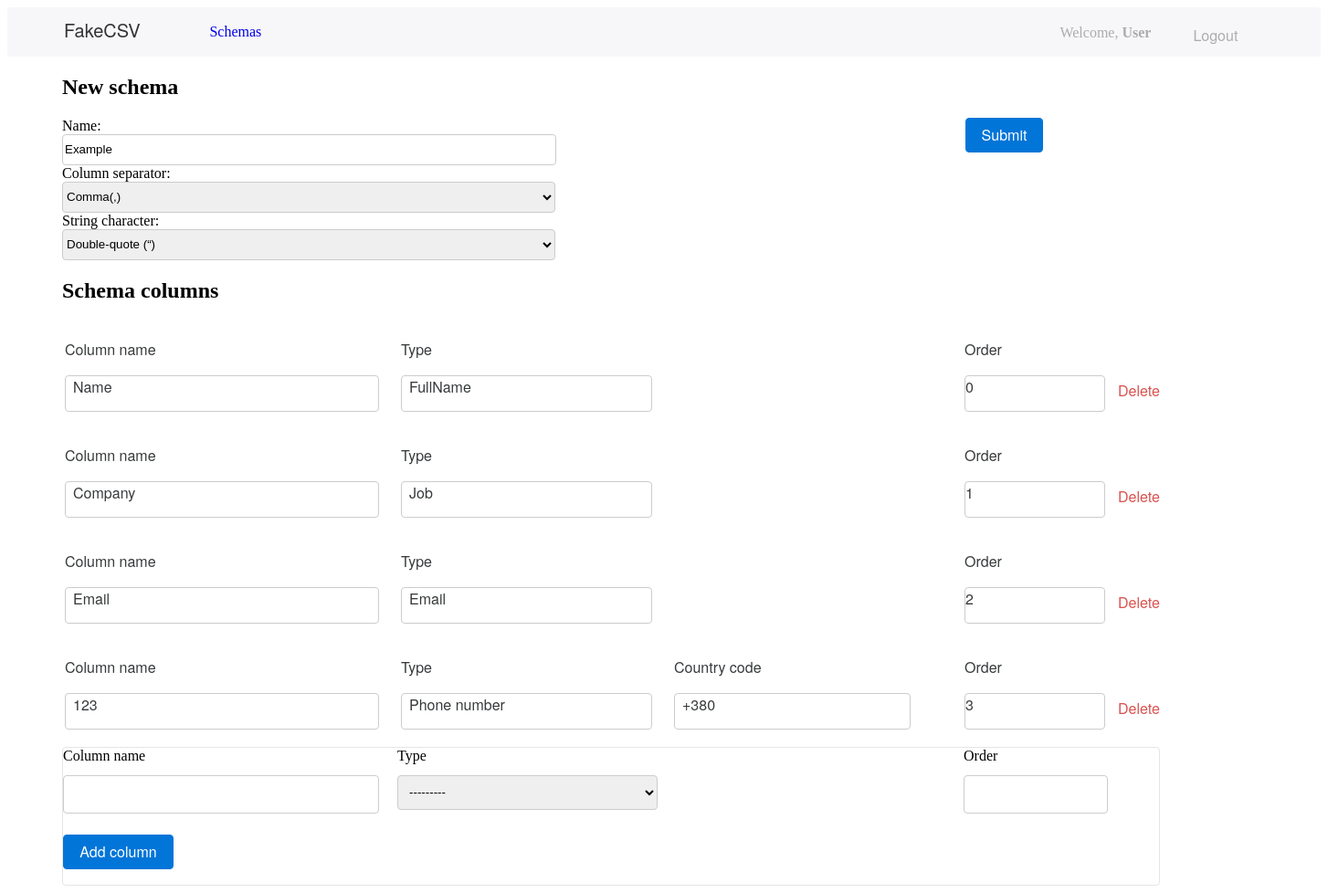
Screenshot of /3/edit/ (signed in) with the database file from the repository.
### app/models.py (models this page shows, shortened)
class Schema(models.Model):
    schema_id = models.AutoField(primary_key=True)
    schema_user = models.ForeignKey(User, on_delete=models.CASCADE, related_name="schema_user")
    schema_name = models.TextField(max_length=128, verbose_name="Name")
    schema_column_separator = models.IntegerField(choices=SEPARATOR, default=0, verbose_name="Column separator")
    schema_string_character = models.IntegerField(choices=STRING_CHARACTER, default=0, verbose_name="String character")
    schema_columns = models.ManyToManyField(SchemaColumn, related_name="schema_columns")
    schema_last_modified = models.DateField(verbose_name="Modified", auto_now=True)
    @staticmethod
    def get_by_id(schema_id):
        return Schema.objects.filter(schema_id=schema_id).first()

class SchemaColumn(models.Model):
    column_id = models.AutoField(primary_key=True)
    column_name = models.TextField(max_length=128, verbose_name="Column name")
    column_type = models.ForeignKey(TypeOfData, on_delete=models.DO_NOTHING, verbose_name="Type",
                                    related_name="column_type")
    column_specific = models.TextField(max_length=64, null=True, blank=True)
    column_order = models.IntegerField(verbose_name="Order")
    class Meta:
        ordering = ["column_order"]
    def to_dict(self):
        return {
            "name": self.column_name,
            "type": self.column_type,
            "specific": self.column_specific,
            "order": self.column_order,
        }

class TypeOfData(models.Model):
    type_id = models.AutoField(primary_key=True)
    type_name = models.TextField(max_length=64, verbose_name="Type", unique=True)
    type_specific = models.IntegerField(choices=SPECIFICATOR, default=None, null=True, blank=True)
    def __str__(self):
        return f"{self.type_name}"
    def __repr__(self):
        return f"{self.__class__.__name__}({self.type_id})"

### app/views.py (the view, shortened to what this page needs)
# urls.py: re_path(r"^(?P<schema_id>\d+)/edit/", views.create_schema,name="edit")
@login_required(login_url="/login/")
@csrf_exempt
def create_schema(request, schema_id=None):
    schema_id = schema_id or request.session.get("schema_id")
    schema = Schema.get_by_id(schema_id)
    if not schema:
        schema = Schema.create(request.user, "New schema", 0, 0)
        request.session["schema_id"] = schema.schema_id
    schema_form = SchemaForm(instance=schema)
    empty_column_form = SchemaColumnForm()
    for cl in schema.schema_columns.all():
        print(cl.to_dict())
        print(cl.column_type in [4,5])
    context = {
        "schema_form": schema_form,
        "empty_column_form": empty_column_form,
        "columns": schema.schema_columns.all(),
    }
    return render(request, "add.html", context)

### app/forms.py
class SchemaForm(forms.ModelForm):
    class Meta:
        model = Schema
        fields = ["schema_name", "schema_column_separator", "schema_string_character",]
        widgets = {
            'schema_name': forms.TextInput(),
        }

class SchemaColumnForm(forms.ModelForm):
    class Meta:
        model = SchemaColumn
        fields = ("column_name","column_type","column_order")
        widgets = {
            'column_name': forms.TextInput( attrs={"class":"content__add-form-name"}),
            'column_type': forms.Select(attrs={"class":"content__add-form-type"}),
            'column_order': forms.NumberInput(attrs={"class":"content__add-form-order"})
        }

### template/add.html (shortened to what this page needs)
{% extends "base.html" %}
{% block content %}
<div class="content_add">
  <h2 class="content__add-label">New schema</h2>
  <form class="content__add-schemaform" method="POST">
      <div>
        {{ schema_form }}
      </div>
      <button class="content__add-schemaform-button" type="submit">Submit</button>
  </form>
  <h2 class="content__add-label"> Schema columns </h2>
    <table id="id_columns_table" class="content__add-table">
      {% for column in columns  %}
      <tr class="content__add-tr">
        <td class="content__add-td">
            <p>Column name</p>
            <p class="content__add-name">{{column.column_name }}</p>
        </td>
        <td class="content__add-td">
          <p>Type</p>
          <p class="content__add-type">{{ column.column_type }}</p>
        </td>
        <td  class="content__add-specific-block">
            {%if column.column_type.type_name == "Phone number"%}
              <p>Country code</p>
              <p class="content__add-specific">{{column.column_specific}}</p>
            {% elif column.column_type.type_name == "Integer" %}
            <p>Range</p>
            <p class="content__add-specific">{{column.column_specific}}</p>
            {% endif %}
        </td>
        <td class="content__add-td">
          <p>Order</p>
          <p class="content__add-order">{{column.column_order }}</p>
        </td>
        <td class="content__add-link-block">
          <form id="id_delete_form_{{column.column_id}}" method="POST">
            <a href="#" onclick="submitForm('{{column.column_id}}')" class="content__add-link" >Delete</a>
          </form>
        </td>
      </tr>
      {% endfor %}
    </table>
  <form id="id_column_form" class="content__add-last_form"  method="POST">
      <div class="content__add-last_form_conteiner" >
        <div class="content__add-blocks">
          {{ empty_column_form.column_name.label }}
          {{ empty_column_form.column_name }}
        </div>
        <div class="content__add-blocks">
          {{ empty_column_form.column_type.label }}
          {{ empty_column_form.column_type }}
        </div>
        <div class="content__add-specific-form-block">
        </div>
        <div class="content__add-blocks">
          {{ empty_column_form.column_order.label }}
          {{ empty_column_form.column_order }}
        </div>
      </div>
      <button class="content__add-form-button" type="submit" onclick="addRowSendRequest()" >Add column</button>
  </form>
</div>
{% endblock %}

### template/base.html (shortened to what this page needs)
<!DOCTYPE html>
<html lang="en">
<head>
    {% load static %}
    <link rel="stylesheet" href="{% static 'css/style.css' %}">
</head>
<body>
  <header class="header">
    {% block header %}
      <div class="header">
        <div class="header__left">
          <h1 class="header__left-label">FakeCSV</h1>
            <a href="/" class="header__left-menu">Schemas</a>
        </div>
        <div class="header__right">
          <p class="header__right-welcome">Welcome, <b> {{user.username}} </b></p>
          <form action="/" class="header__right-logout" method="POST">
            <button class="header__right-button" type="submit">Logout</button>
          </form>
        </div>
      </div>
    {% endblock %}
  </header>
  <main class="content">
    {% block content %}{% endblock %}
  </main>
</body>
</html>

### template/static/css/style.css (style rules this page uses)
td { border: solid 1px #ECEEEF; text-align: left; font-family: 'Helvetica Neue'; font-style: normal; font-weight: 400; font-size: 16px; line-height: 24px; color: #373A3C; }
button { width: 85px; height: 38px; background: #0275D8; border: 1px solid #0275D8; border-radius: 4px; font-family: 'Helvetica Neue'; font-style: normal; font-weight: 400; font-size: 16px; line-height: 21px; color: #FFFFFF; }
.content { background: #FFF; margin: 0px 0px 0px 60px; }
.header,.header__left,.header__right { display: flex; }
.header { background: #F7F7F9; border-radius: 4px; }
.header__left { float: left; color: rgba(0, 0, 0, 0.8); }
.header__right { float: right; color: rgba(0, 0, 0, 0.3); }
.header__left-label { width: 142.9px; height: 17px; font-family: 'Helvetica Neue'; font-style: normal; font-weight: 500; font-size: 20px; line-height: 17px; margin: 16px 16.5px 21px 62px; }
.header__left-menu { text-decoration: none; width: 111.02px; height: 16px; margin: 18px 820px 20px 0px; }
.header__right-welcome { width: 129px; height: 16px; margin: 19px 0px 19px 0px; }
.header__right-button { width: 58px; height: 16px; background: #F7F7F9; color: rgba(0, 0, 0, 0.3); border: none; margin: 19px 86px 19px 11px; }
.content__add-last_form { border: 1px solid #E5E5E5; border-radius: 4px; width: 1200px; height: 150px; }
.content__add-schemaform { display: flex; }
.content__add-schemaform * { display: block; }
.content__add-schemaform-button { margin-left: 448px; margin-bottom: 15px; }
.content__add-last_form_conteiner { display: flex; height: 95px; }
.content__add-table { border: none; }
.content__add-td { border: none; }
.content__add-name { width: 334px; height: 38px; border: 1px solid #CCCCCC; border-radius: 4px; padding-left: 8px; margin-right:20px; }
.content__add-type { width: 265px; height: 38px; border: 1px solid #CCCCCC; border-radius: 4px; padding-left: 8px; margin-right: 20px; }
.content__add-specific-block { width: 249px; height: 38px; border: none; }
.content__add-specific { width: 249px; height: 38px; border: 1px solid #CCCCCC; border-radius: 4px; padding-left: 8px; margin-right: 55px; }
.content__add-order { width: 152px; height: 38px; border: 1px solid #CCCCCC; border-radius: 4px; margin-right: 10px; }
.content__add-link-block { border: none; padding-top: 35px; }
.content__add-link { text-decoration: none; width: 46px; height: 21px; line-height: 21px; color: #D9534F; }
#id_schema_column_separator, #id_schema_string_character { width: 540px; height: 34px; border: 1px solid #CCCCCC; border-radius: 4px; }
#id_schema_name { width: 535px; height: 30px; border: 1px solid #CCCCCC; border-radius: 4px; }
.content__add-blocks * { display: block; }
.content__add-form-name { width: 334px; height: 38px; border: 1px solid #CCCCCC; border-radius: 4px; padding-left: 8px; margin-right:20px; margin-top: 12px; }
.content__add-form-type { width: 285px; height: 38px; border: 1px solid #CCCCCC; border-radius: 4px; padding-left: 8px; margin-right: 15px; margin-top: 12px; }
.content__add-form-order { width: 152px; height: 38px; border: 1px solid #CCCCCC; border-radius: 4px; margin-right: 10px; margin-top: 12px; }
.content__add-specific-form-block { width: 250px; height: 38px; margin-right: 70px; }
.content__add-form-button { width: 121px; }

### rows the page displays
Schema: schema_name "Example", schema_column_separator "Comma(,)", schema_string_character "Double-quote (“)"
SchemaColumn: column_name "Name", column_type "FullName", column_order "0"
SchemaColumn: column_name "Company", column_type "Job", column_order "1"
SchemaColumn: column_name "Email", column_type "Email", column_order "2"
SchemaColumn: column_name "123", column_type "Phone number", column_specific "+380", column_order "3"

### other values shown
{{ user.username }} "User"
{{ empty_column_form.column_name.label }} "Column name"
{{ empty_column_form.column_type.label }} "Type"
{{ empty_column_form.column_order.label }} "Order"
